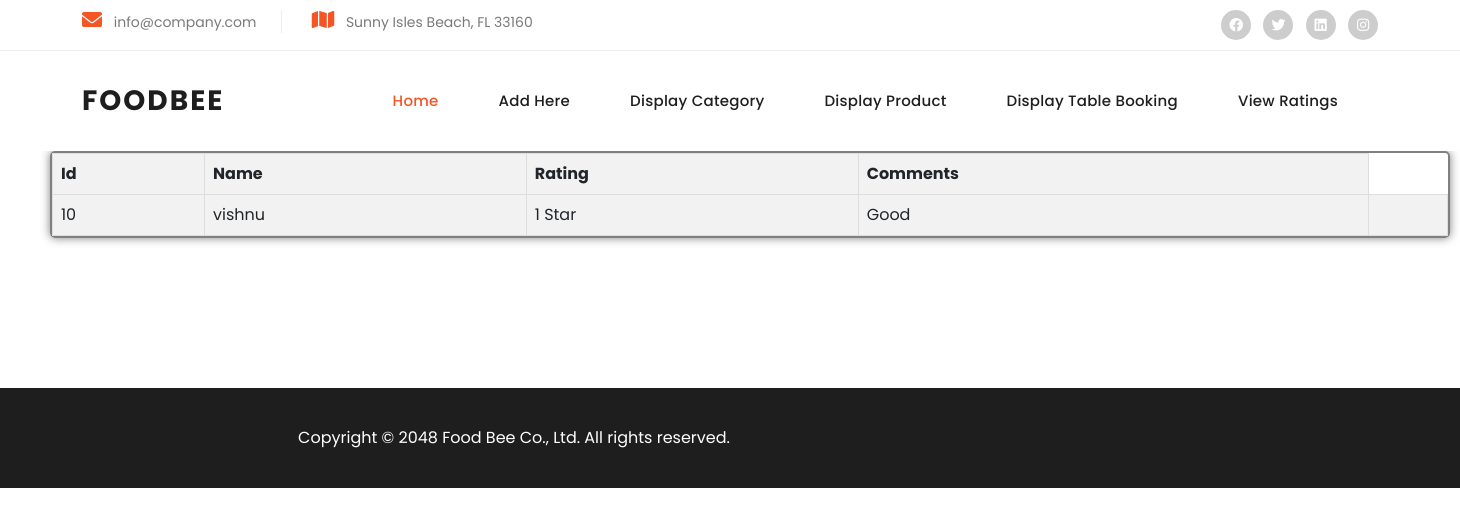
The app's page /backend/display_rating/ with its own data.
### frontend/models.py (models this page shows)
class Review(models.Model):
    userid=models.CharField(max_length=100)
    username=models.CharField(max_length=100)
    rating=models.CharField(max_length=100)
    comment=models.CharField(max_length=300)

### backend/views.py (the view)
# urls.py: path('display_rating/', views.display_rating, name="display_rating"),
def display_rating(request):
    data=Review.objects.all()
    return render(request,"displayrating.html",{'data':data})

### backend/templates/displayrating.html (shortened to what this page needs)
<!DOCTYPE html>
{% extends "home.html" %}
{% block content %}
<html>
<head>
</head>
<body>
    <div style="width:1400px; margin-left:50px; border: 2px solid grey; border-radius: 5px; box-shadow: 0px 0px 10px rgba(0, 0, 0, 0.5); text-align: center;">
        <table style="width: 100%; border-collapse: collapse;">
        <tr tyle="background-color: #f2f2f2;">
            <th>Id</th>
            <th>Name</th>
            <th>Rating </th>
            <th>Comments</th>
        </tr>
        {% for i in data %}
        <tr>
            <td>{{i.userid}}</td>
            <td>{{i.username}}</td>
            <td>{{i.rating}}</td>
            <td>{{i.comment}}</td>
            <td>{{i.total}}</td>
        </tr>
        {% endfor %}
    </table>
    </div>
</body>
</html>
{% endblock %}

### backend/static/assets/css/templatemo-villa-agency.css (style rules this page uses)
html, body, div, span, applet, object, iframe, h1, h2, h3, h4, h5, h6, p, blockquote, div pre, a, abbr, acronym, address, big, cite, code, del, dfn, em, font, img, ins, kbd, q, s, samp, small, strike, strong, sub, sup, tt, var, b, u, i, center, dl, dt, dd, ol, ul, li, figure, header, nav, section, article, aside, footer, figcaption { margin: 0; padding: 0; border: 0; outline: 0; }
* { box-sizing: border-box; }
html, body { font-family: 'Poppins', sans-serif; -ms-text-size-adjust: 100%; -webkit-font-smoothing: antialiased; -moz-osx-font-smoothing: grayscale; }
html, body { font-family: 'Poppins', sans-serif; }
body { overflow-x: hidden; }

### backend/templates/displayrating.html (style rules this page uses)
table { border-collapse: collapse; width: 100%; }
th, td { border: 1px solid #ddd; padding: 8px; text-align: left; }
th { background-color: #f2f2f2; }
tr:nth-child(even) { background-color: #f2f2f2; }

### records on screen
Review: userid "10", username "vishnu", rating "1 Star", comment "Good"
